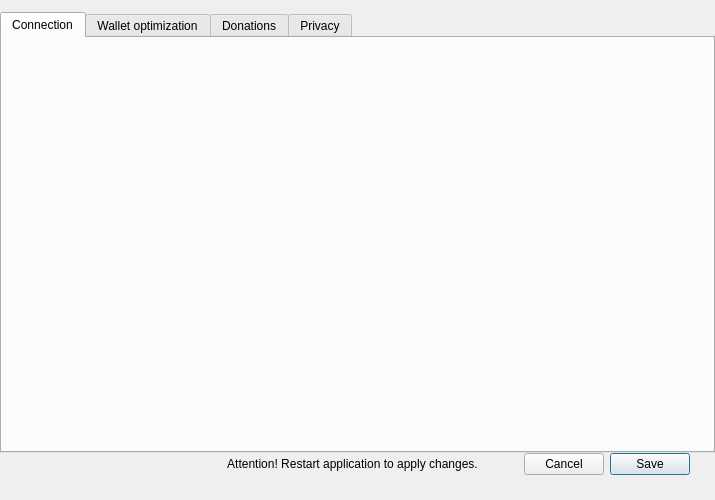
<?xml version="1.0" encoding="UTF-8"?>
<ui version="4.0">
 <class>OptionsDialog</class>
 <widget class="QDialog" name="OptionsDialog">
  <property name="geometry">
   <rect>
    <x>0</x>
    <y>0</y>
    <width>715</width>
    <height>500</height>
   </rect>
  </property>
  <property name="sizePolicy">
   <sizepolicy hsizetype="Fixed" vsizetype="Fixed">
    <horstretch>0</horstretch>
    <verstretch>0</verstretch>
   </sizepolicy>
  </property>
  <property name="minimumSize">
   <size>
    <width>715</width>
    <height>500</height>
   </size>
  </property>
  <property name="maximumSize">
   <size>
    <width>715</width>
    <height>500</height>
   </size>
  </property>
  <property name="windowTitle">
   <string>Preferences</string>
  </property>
  <layout class="QVBoxLayout" name="verticalLayout">
   <property name="spacing">
    <number>0</number>
   </property>
   <property name="leftMargin">
    <number>0</number>
   </property>
   <property name="topMargin">
    <number>12</number>
   </property>
   <property name="rightMargin">
    <number>0</number>
   </property>
   <property name="bottomMargin">
    <number>0</number>
   </property>
   <item>
    <widget class="QTabWidget" name="m_optionsTabWidget">
     <property name="currentIndex">
      <number>0</number>
     </property>
     <widget class="WalletGui::ConnectionOptionsFrame" name="m_connectionTab">
      <attribute name="title">
       <string>Connection</string>
      </attribute>
     </widget>
     <widget class="WalletGui::OptimizationOptionsFrame" name="m_optimizationTab">
      <attribute name="title">
       <string>Wallet optimization</string>
      </attribute>
     </widget>
     <widget class="WalletGui::DonationOptionsFrame" name="m_donationTab">
      <attribute name="title">
       <string>Donations</string>
      </attribute>
     </widget>
     <widget class="WalletGui::PrivacyFrame" name="m_privacyTab">
      <attribute name="title">
       <string>Privacy</string>
      </attribute>
     </widget>
    </widget>
   </item>
   <item>
    <widget class="QFrame" name="m_buttonFrame">
     <property name="frameShape">
      <enum>QFrame::NoFrame</enum>
     </property>
     <property name="frameShadow">
      <enum>QFrame::Raised</enum>
     </property>
     <layout class="QHBoxLayout" name="horizontalLayout_2">
      <property name="leftMargin">
       <number>25</number>
      </property>
      <property name="topMargin">
       <number>0</number>
      </property>
      <property name="rightMargin">
       <number>25</number>
      </property>
      <property name="bottomMargin">
       <number>25</number>
      </property>
      <item>
       <spacer name="horizontalSpacer_6">
        <property name="orientation">
         <enum>Qt::Horizontal</enum>
        </property>
        <property name="sizeHint" stdset="0">
         <size>
          <width>40</width>
          <height>20</height>
         </size>
        </property>
       </spacer>
      </item>
      <item>
       <widget class="QLabel" name="m_warningLabel">
        <property name="text">
         <string>Attention! Restart application to apply changes.</string>
        </property>
        <property name="alignment">
         <set>Qt::AlignCenter</set>
        </property>
       </widget>
      </item>
      <item>
       <spacer name="horizontalSpacer">
        <property name="orientation">
         <enum>Qt::Horizontal</enum>
        </property>
        <property name="sizeType">
         <enum>QSizePolicy::Fixed</enum>
        </property>
        <property name="sizeHint" stdset="0">
         <size>
          <width>40</width>
          <height>20</height>
         </size>
        </property>
       </spacer>
      </item>
      <item>
       <widget class="WalletGui::WalletCancelButton" name="m_cancelButton">
        <property name="text">
         <string>Cancel</string>
        </property>
       </widget>
      </item>
      <item>
       <widget class="WalletGui::WalletOkButton" name="m_okButton">
        <property name="text">
         <string>Save</string>
        </property>
        <property name="default">
         <bool>true</bool>
        </property>
       </widget>
      </item>
     </layout>
    </widget>
   </item>
  </layout>
 </widget>
 <customwidgets>
  <customwidget>
   <class>WalletGui::WalletOkButton</class>
   <extends>QPushButton</extends>
   <header>Gui/Common/WalletOkButton.h</header>
  </customwidget>
  <customwidget>
   <class>WalletGui::WalletCancelButton</class>
   <extends>QPushButton</extends>
   <header>Gui/Common/WalletCancelButton.h</header>
  </customwidget>
  <customwidget>
   <class>WalletGui::OptimizationOptionsFrame</class>
   <extends>QWidget</extends>
   <header>Gui/Options/OptimizationOptionsFrame.h</header>
   <container>1</container>
  </customwidget>
  <customwidget>
   <class>WalletGui::ConnectionOptionsFrame</class>
   <extends>QWidget</extends>
   <header>Gui/Options/ConnectionOptionsFrame.h</header>
   <container>1</container>
  </customwidget>
  <customwidget>
   <class>WalletGui::DonationOptionsFrame</class>
   <extends>QWidget</extends>
   <header>Gui/Options/DonationOptionsFrame.h</header>
   <container>1</container>
  </customwidget>
  <customwidget>
   <class>WalletGui::PrivacyFrame</class>
   <extends>QWidget</extends>
   <header>Gui/Options/PrivacyFrame.h</header>
   <container>1</container>
  </customwidget>
 </customwidgets>
 <resources/>
 <connections>
  <connection>
   <sender>m_okButton</sender>
   <signal>clicked()</signal>
   <receiver>OptionsDialog</receiver>
   <slot>accept()</slot>
   <hints>
    <hint type="sourcelabel">
     <x>671</x>
     <y>388</y>
    </hint>
    <hint type="destinationlabel">
     <x>356</x>
     <y>208</y>
    </hint>
   </hints>
  </connection>
  <connection>
   <sender>m_cancelButton</sender>
   <signal>clicked()</signal>
   <receiver>OptionsDialog</receiver>
   <slot>reject()</slot>
   <hints>
    <hint type="sourcelabel">
     <x>599</x>
     <y>388</y>
    </hint>
    <hint type="destinationlabel">
     <x>356</x>
     <y>208</y>
    </hint>
   </hints>
  </connection>
 </connections>
</ui>
